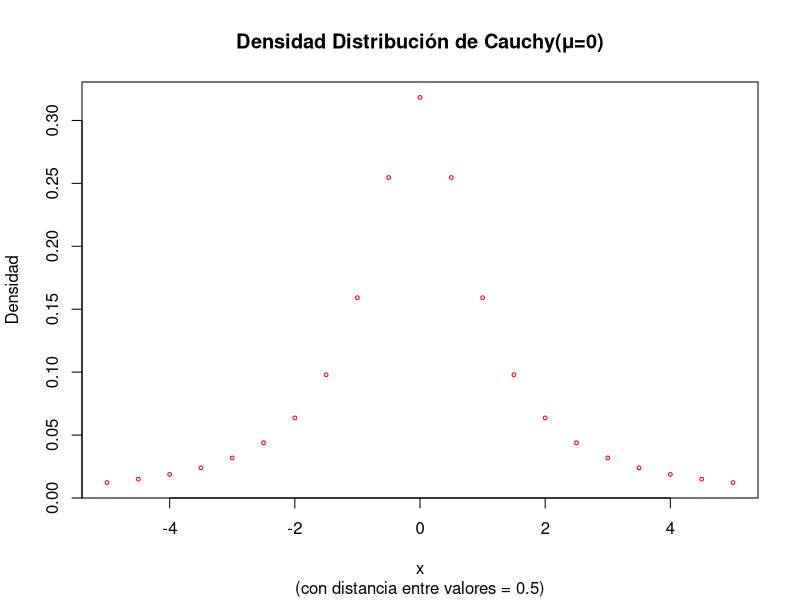
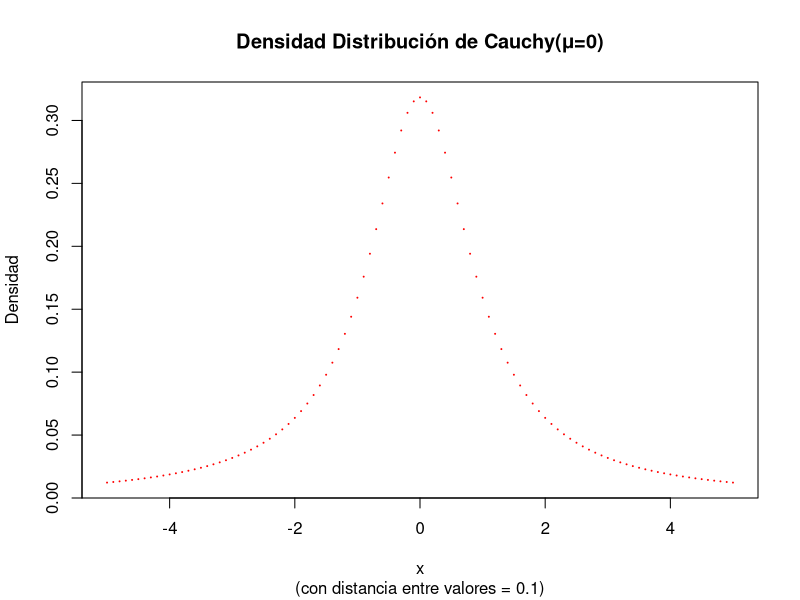
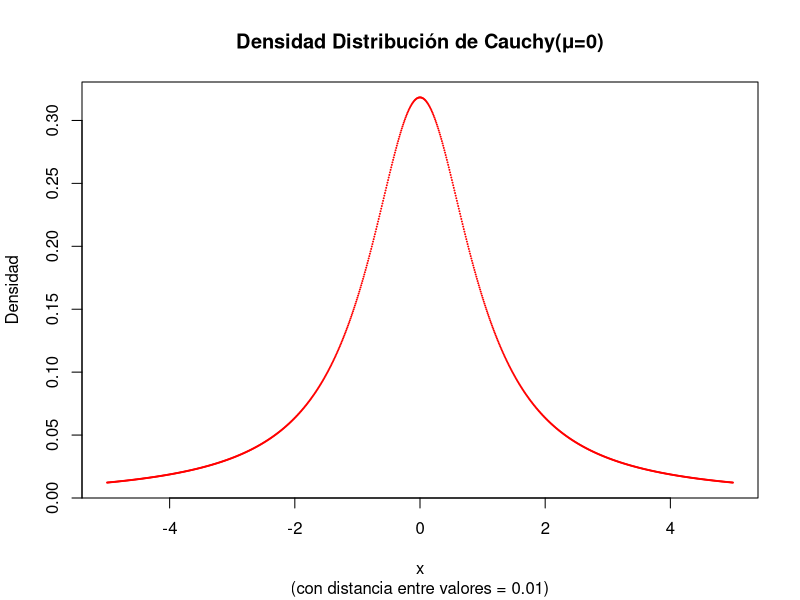
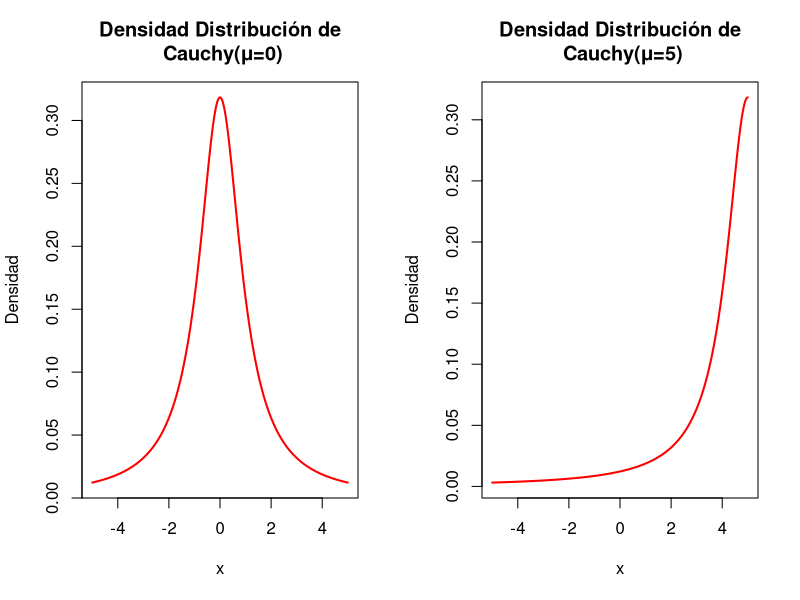
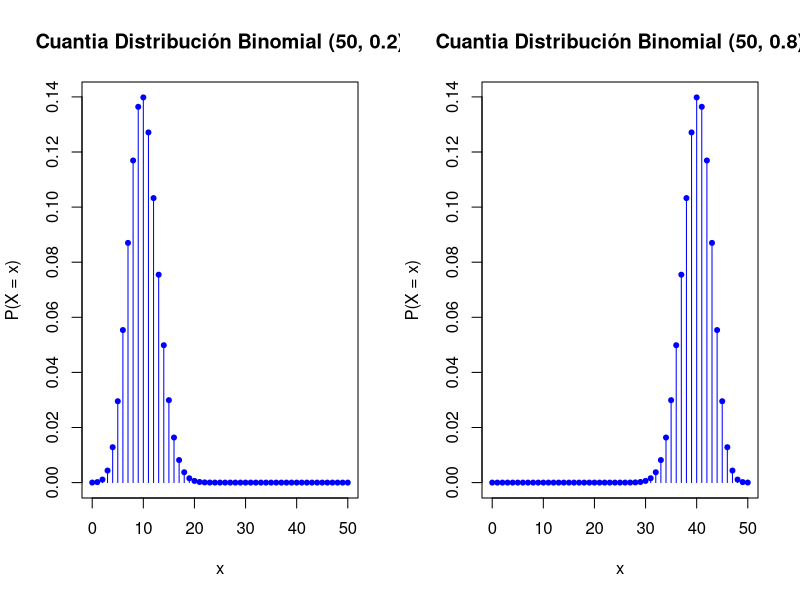
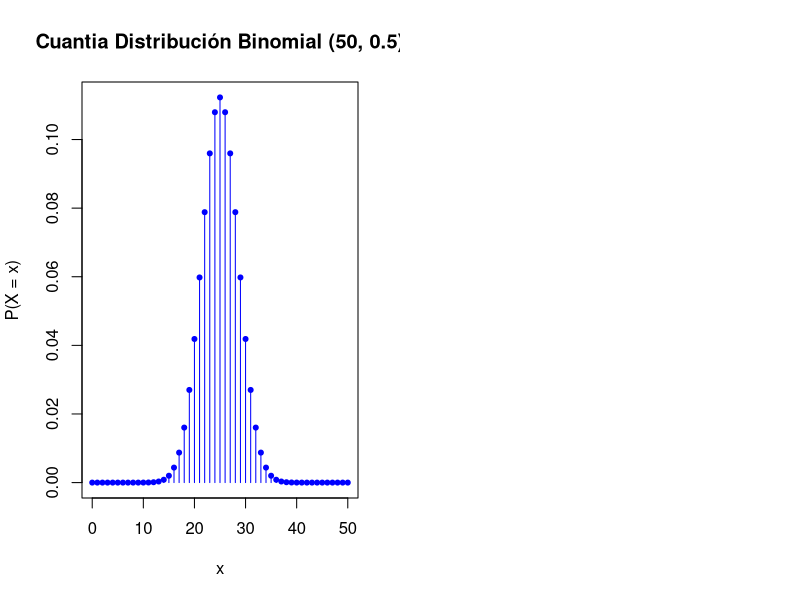

The R source for these figures, in order:
## ---- chunk 1
#Para la parte 2 y 3 tomamos mu = 0

dist_cauchy <- function(mu = 0, delta){
  x <- seq(-5, 5, by = delta) #secuencia con distancia delta
  probs <- (1/pi)*(1/(1 + (x - mu)^2)) #densidad // colas pesadas
  return(list(x = x, probs = probs))
} 

#Divido la funcion en dos por la diferencia en escala a la hora de graficar
#Parte 2 y 3
delta <- c(0.5, 0.1, 0.01)
for(d in delta){
  dt <- dist_cauchy(0, d)
  plot(dt$x, dt$probs, col = "red", xlab = "x", ylab = "Densidad",
       cex = d, main = "Densidad Distribución de Cauchy(μ=0)",
       sub = paste0("(con distancia entre valores = ", d, ")"))
}

#GRAFICAR CON TYPE = "l" ?? 

#Parte 4
par(mfrow = c(1,2))
mu <- c(0, 5)
for(m in mu){
  dt <- dist_cauchy(m, 0.01)
  plot(dt$x, dt$probs, col = "red", xlab = "x", ylab = "Densidad", type = "l",
       lwd = 2, main = paste0("Densidad Distribución de\n Cauchy(μ=", m, ")"))
}

## ---- chunk 2
#Distribucion binomial // p en [0,1], x en {0, ..., n}

#descartado // sapply(x, function(y) dist_binom(y, p, n))

plot_binom <- function(n = 50, p){
  x <- 0:n
  probs <- choose(n,x)*(p^x)*(1-p)^(n - x)
  plot(x, probs, type = "h", xlab = "x", ylab = "P(X = x)", col = "blue",
       main = paste0("Cuantia Distribución Binomial (",n, ", ", p,")"))
  points(x, probs, col = "blue", pch = 20)
}

plot_binom(p = 0.2)
plot_binom(p = 0.8)
plot_binom(p = 0.5)

## ---- chunk 3

error_abs <- function(x, x_gorro){
  abs( x - x_gorro)
}

error_rel <- function(x, x_gorro){
  error_abs(x, x_gorro)/abs(x)
}

#a) 
x = 2.71828182 ; x_g = 2.7182 #5 cifras sig
error_abs(x, x_g) ; error_rel(x, x_g) 

#b)
y = 98350 ; y_g = 98000 #2 cifras sig (?)
error_abs(y, y_g) ; error_rel(y, y_g)

#c) 
z= 0.000068 ; z_g = 0.00006 #1 cifra sig
error_abs(z, z_g) ; error_rel(z, z_g)
